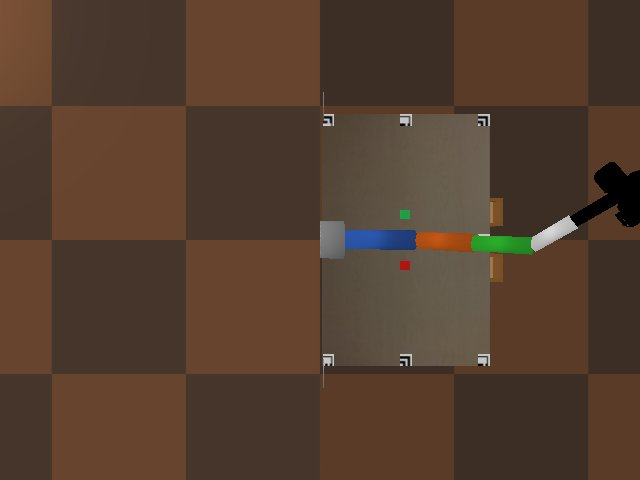
#> input picture Controller-Simulators/3d-april-tags-coordinate-test/datarow-00001-cam1.jpg, 640 x 480 px
$ python -i RedDetector.py   (imports and definitions only)
#> lines starting #> are read from the running program, lines starting #| are printed output that depends on the picture; after the words box and inside, x2 and y2 are one past the last pixel; in counts of white or black regions, pixels touching at a corner belong together
from dataclasses import dataclass
from typing import Optional, Tuple, Dict

import cv2
import numpy as np


@dataclass
class Detection:
    found: bool
    cx: float  # pixel x
    cy: float  # pixel y
    area: float  # contour area in pixels
    bbox: Tuple[int, int, int, int]  # x, y, w, h


def _largest_contour(mask: np.ndarray) -> Optional[np.ndarray]:
    contours, _ = cv2.findContours(mask, cv2.RETR_EXTERNAL, cv2.CHAIN_APPROX_SIMPLE)
    if not contours:
        return None
    return max(contours, key=cv2.contourArea)


def _centroid_from_contour(contour: np.ndarray) -> Optional[Tuple[float, float, float, Tuple[int, int, int, int]]]:
    if contour is None:
        return None
    area = cv2.contourArea(contour)
    if area < 5.0:
        return None
    M = cv2.moments(contour)
    if abs(M.get("m00", 0.0)) < 1e-6:
        return None
    cx = float(M["m10"] / M["m00"])
    cy = float(M["m01"] / M["m00"])
    x, y, w, h = cv2.boundingRect(contour)
    return cx, cy, area, (int(x), int(y), int(w), int(h))


def _mask_hsv_ranges(hsv: np.ndarray, ranges: Tuple[Tuple[np.ndarray, np.ndarray], ...]) -> np.ndarray:
    agg = None
    for lower, upper in ranges:
        part = cv2.inRange(hsv, lower, upper)
        agg = part if agg is None else cv2.bitwise_or(agg, part)
    return agg if agg is not None else np.zeros(hsv.shape[:2], dtype=np.uint8)


class RedPurpleDetector:
    """
    HSV-based detector for red cube and purple gripper tip.
    - Red uses dual hue bands near 0 and 180.
    - Purple uses a single band tuned for the gripper color.

    Methods return normalized coordinates (0..1) if requested by the caller
    (the class outputs pixel coordinates; normalization is trivial using image shape).
    """

    def __init__(
        self,
        red_ranges: Optional[Tuple[Tuple[Tuple[int, int, int], Tuple[int, int, int]], ...]] = None,
        purple_range: Optional[Tuple[Tuple[int, int, int], Tuple[int, int, int]]] = None,
        morph_kernel: int = 3,
        morph_iters: int = 1,
        min_area: float = 30.0,
    ):
        # Defaults tuned for typical simulator renderings; allow caller to override.
        if red_ranges is None:
            red_ranges = (
                ((0, 120, 70), (10, 255, 255)),
                ((170, 120, 70), (180, 255, 255)),
            )
        if purple_range is None:
            purple_range = ((125, 80, 80), (155, 255, 255))

        self.red_ranges = tuple(
            (np.array(l, dtype=np.uint8), np.array(u, dtype=np.uint8)) for l, u in red_ranges
        )
        self.purple_lower = np.array(purple_range[0], dtype=np.uint8)
        self.purple_upper = np.array(purple_range[1], dtype=np.uint8)
        self.kernel = cv2.getStructuringElement(cv2.MORPH_ELLIPSE, (morph_kernel, morph_kernel))
        self.morph_iters = int(morph_iters)
        self.min_area = float(min_area)

    def _postprocess(self, mask: np.ndarray) -> np.ndarray:
        if self.morph_iters > 0:
            mask = cv2.morphologyEx(mask, cv2.MORPH_OPEN, self.kernel, iterations=self.morph_iters)
            mask = cv2.morphologyEx(mask, cv2.MORPH_CLOSE, self.kernel, iterations=self.morph_iters)
        return mask

    def detect_colors(self, bgr_image: np.ndarray) -> Dict[str, Detection]:
        """
        Returns a dict with entries:
        {
            "red": Detection(...),
            "purple": Detection(...)
        }
        """
        if bgr_image is None or bgr_image.size == 0:
            return {
                "red": Detection(False, -1.0, -1.0, 0.0, (0, 0, 0, 0)),
                "purple": Detection(False, -1.0, -1.0, 0.0, (0, 0, 0, 0)),
            }

        hsv = cv2.cvtColor(bgr_image, cv2.COLOR_BGR2HSV)

        # Red: combine two ranges
        red_mask = _mask_hsv_ranges(hsv, self.red_ranges)
        red_mask = self._postprocess(red_mask)
        red_contour = _largest_contour(red_mask)
        red_det = Detection(False, -1.0, -1.0, 0.0, (0, 0, 0, 0))
        red_centroid = _centroid_from_contour(red_contour)
        if red_centroid is not None:
            cx, cy, area, bbox = red_centroid
            if area >= self.min_area:
                red_det = Detection(True, cx, cy, area, bbox)

        # Purple: single range
        purple_mask = cv2.inRange(hsv, self.purple_lower, self.purple_upper)
        purple_mask = self._postprocess(purple_mask)
        purple_contour = _largest_contour(purple_mask)
        purple_det = Detection(False, -1.0, -1.0, 0.0, (0, 0, 0, 0))
        purple_centroid = _centroid_from_contour(purple_contour)
        if purple_centroid is not None:
            cx, cy, area, bbox = purple_centroid
            if area >= self.min_area:
                purple_det = Detection(True, cx, cy, area, bbox)

        return {"red": red_det, "purple": purple_det}

    @staticmethod
    def normalize_point(cx: float, cy: float, width: int, height: int) -> Tuple[float, float]:
        if width <= 0 or height <= 0 or cx < 0 or cy < 0:
            return -1.0, -1.0
        return float(cx) / float(width), float(cy) / float(height)

>>> import cv2
>>> picture = cv2.imread('../../Controller-Simulators/3d-april-tags-coordinate-test/datarow-00001-cam1.jpg')
#> picture is the input picture: shape (480, 640, 3); mean B, G, R 46.4, 61.6, 83.7
>>> result = RedPurpleDetector().detect_colors(picture)
#> in detect_colors, `hsv = cv2.cvtColor(bgr_image, cv2.COLOR_BGR2HSV)`: hsv: shape (480, 640, 3); mean H, S, V 13.5, 114, 84.6
#> the loop in _mask_hsv_ranges, `for lower, upper in ranges:` made 2 passes
#> pass 1, in _mask_hsv_ranges, `part = cv2.inRange(hsv, lower, upper)`:
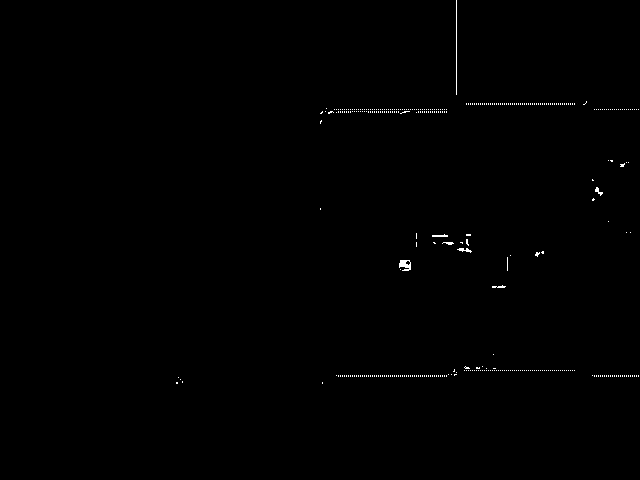
#> part: shape (480, 640); 0.33% white in thin lines or dots, all inside (x1, y1, x2, y2) = (176, 0, 639, 384)
#> pass 2, in _mask_hsv_ranges, `part = cv2.inRange(hsv, lower, upper)`:
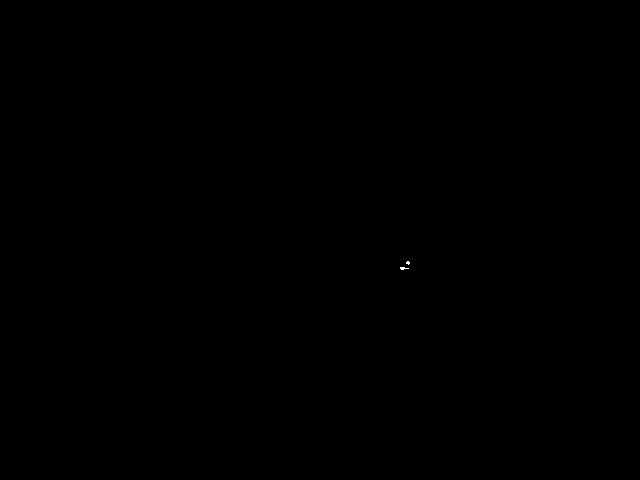
#> part: shape (480, 640); 0.01% white in thin lines or dots, all inside (x1, y1, x2, y2) = (400, 261, 410, 270)
#> in _postprocess, `mask = cv2.morphologyEx(mask, cv2.MORPH_OPEN, self.kernel, iterations=..`: mask: shape (480, 640); 0.07% white; 12 white regions (11 under 20 px)
#> in _largest_contour, `contours, _ = cv2.findContours(mask, cv2.RETR_EXTERNAL, cv2.CHAIN_APPR..`: contours = 12 contours, 11 with area under 20; largest, box (x1, y1, x2, y2) and area: (399, 260, 411, 271) 98
#> in detect_colors, `red_contour = _largest_contour(red_mask)`: red_contour = contour of 10 points, box (x1, y1, x2, y2) (399, 260, 411, 271), area 98
#> in _centroid_from_contour, `area = cv2.contourArea(contour)`: area = 98.5
#> in _centroid_from_contour, `M = cv2.moments(contour)`: M = moments, m00 98.5, centre m10/m00, m01/m00 = (404.7, 264.9)
#> in _centroid_from_contour, `cx = float(M["m10"] / M["m00"])`: cx = 404.7
#> in _centroid_from_contour, `cy = float(M["m01"] / M["m00"])`: cy = 264.9
#> in _centroid_from_contour, `x, y, w, h = cv2.boundingRect(contour)`: x = 399; y = 260; w = 12; h = 11
#> in detect_colors, `red_centroid = _centroid_from_contour(red_contour)`: red_centroid = (404.7, 264.9, 98.5, (399, 260, 12, 11))
#> in detect_colors, `cx, cy, area, bbox = red_centroid`: cx = 404.7; cy = 264.9; area = 98.5; bbox = (399, 260, 12, 11)
#> in detect_colors, `purple_mask = cv2.inRange(hsv, self.purple_lower, self.purple_upper)`: purple_mask: shape (480, 640); 0% white in thin lines or dots, all inside (x1, y1, x2, y2) = (415, 236, 416, 237)
#> in _postprocess (call 2), `mask = cv2.morphologyEx(mask, cv2.MORPH_OPEN, self.kernel, iterations=..`: mask: shape (480, 640); every value is 0
#> result = 2 items

$ run again, on Controller-Simulators/3d-april-tags-coordinate-test/datarow-00001-cam3.jpg
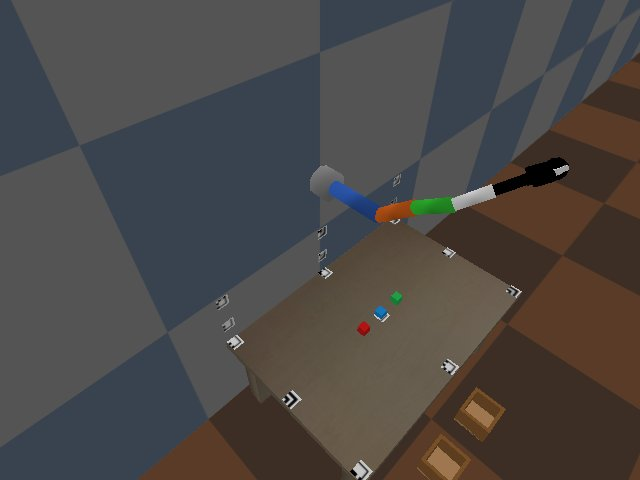
#> input picture Controller-Simulators/3d-april-tags-coordinate-test/datarow-00001-cam3.jpg, 640 x 480 px
#> picture is the input picture: shape (480, 640, 3); mean B, G, R 69.8, 71.8, 75.4
#> hsv: shape (480, 640, 3); mean H, S, V 42.4, 60.5, 82.3
#> the loop in _mask_hsv_ranges, `for lower, upper in ranges:` made 2 passes
#> pass 1, in _mask_hsv_ranges, `part = cv2.inRange(hsv, lower, upper)`:
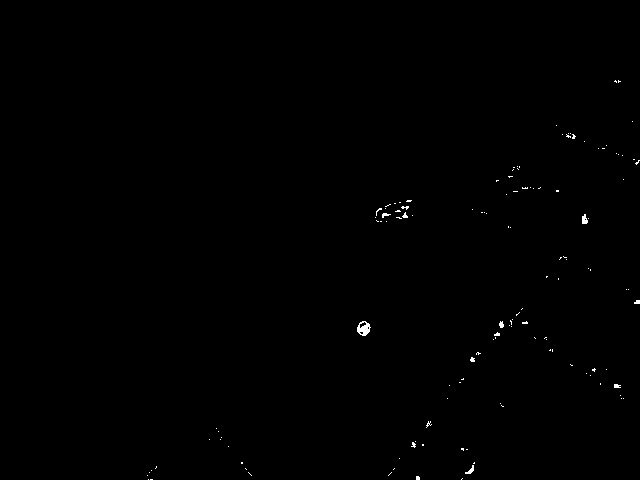
#> part: shape (480, 640); 0.24% white in thin lines or dots, all inside (x1, y1, x2, y2) = (147, 80, 640, 480)
#> contours = 19 contours, 17 with area under 20; largest, box (x1, y1, x2, y2) and area: (357, 321, 371, 336) 134, (582, 215, 588, 224) 28
#> red_contour = contour of 21 points, box (x1, y1, x2, y2) (357, 321, 371, 336), area 134
#> in _centroid_from_contour, `area = cv2.contourArea(contour)`: area = 133.5
#> M = moments, m00 133.5, centre m10/m00, m01/m00 = (363.3, 328)
#> in _centroid_from_contour, `cx = float(M["m10"] / M["m00"])`: cx = 363.3
#> in _centroid_from_contour, `cy = float(M["m01"] / M["m00"])`: cy = 328
#> x = 357; y = 321; w = 14; h = 15
#> red_centroid = (363.3, 328, 133.5, (357, 321, 14, 15))
#> in detect_colors, `cx, cy, area, bbox = red_centroid`: cx = 363.3; cy = 328; area = 133.5; bbox = (357, 321, 14, 15)
#> purple_mask: shape (480, 640); 0% white in thin lines or dots, all inside (x1, y1, x2, y2) = (374, 207, 379, 216)
#> result = 2 items
